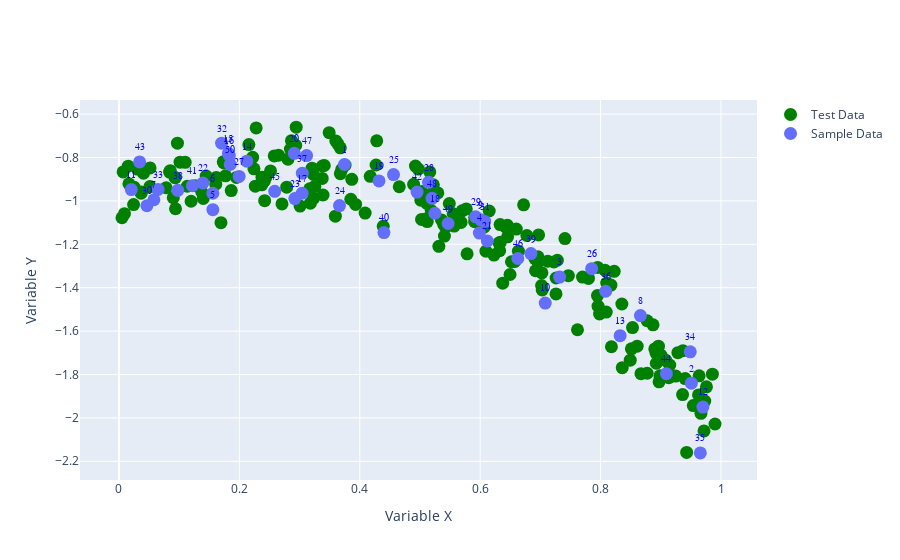

Notebook source saved alongside this figure:
### Markdown cell above
##### Bonus : Evaluation du meilleur degré par validation simple

On rejoue ici l'exemple du cours où on détermine à l'aide d'une base de test le meilleur degré de régression en visualisant le dilemne biais-variance. Cela nous permet d'illustrer le calcul de l'erreur MSE et les `pipeline`de `sklearn`

On commence par créer une base de test avec de nombreux points.

### Code cell
configure_plotly_browser_state()


trace = Scatter(
    x=X,
    y=Y,
    mode='markers+text',
    marker=dict(size=13,color='#636EFA'),
    text=[f"{i+1}" for i in range(50)],
    textposition="top center",
    textfont=dict(
        family="bold",
        size=10,
        color="blue"
    ),
    name="Sample Data",
)

X_test = np.random.random(200)
y_test = -2*X_test**2+X_test-1+0.1*np.random.randn(200)


trace2 = Scatter(
    x=X_test,
    y=y_test,
    mode='markers+text',
    marker=dict(size=13,color='green'),
    name="Test Data",
)
fig = dict(data=[trace2,trace], layout={})
fig['layout']['xaxis'] = dict(title='Variable X')
fig['layout']['yaxis'] = dict(title='Variable Y')

iplot(fig)

### Figure 1 — Plotly figure (JSON) as saved in the notebook; plotly's stock layout.template omitted (floating-point values rounded to 4 significant figures; data arrays with more than 128 entries replaced by an {"elided": "..."} marker saying what was removed)
{"data": [{"marker": {"color": "green", "size": 13}, "mode": "markers+text", "name": "Test Data", "type": "scatter", "x": {"elided": "200 float values"}, "y": {"elided": "200 float values"}}, {"marker": {"color": "#636EFA", "size": 13}, "mode": "markers+text", "name": "Sample Data", "text": ["1", "2", "3", "4", "5", "6", "7", "8", "9", "10", "11", "12", "13", "14", "15", "16", "17", "18", "19", "20", "21", "22", "23", "24", "25", "26", "27", "28", "29", "30", "31", "32", "33", "34", "35", "36", "37", "38", "39", "40", "41", "42", "43", "44", "45", "46", "47", "48", "49", "50"], "textfont": {"color": "blue", "family": "bold", "size": 10}, "textposition": "top center", "type": "scatter", "x": [0.3745, 0.9507, 0.732, 0.5987, 0.156, 0.156, 0.05808, 0.8662, 0.6011, 0.7081, 0.02058, 0.9699, 0.8324, 0.2123, 0.1818, 0.1834, 0.3042, 0.5248, 0.4319, 0.2912, 0.6119, 0.1395, 0.2921, 0.3664, 0.4561, 0.7852, 0.1997, 0.5142, 0.5924, 0.04645, 0.6075, 0.1705, 0.06505, 0.9489, 0.9656, 0.8084, 0.3046, 0.09767, 0.6842, 0.4402, 0.122, 0.4952, 0.03439, 0.9093, 0.2588, 0.6625, 0.3117, 0.5201, 0.5467, 0.1849], "y": [-0.8322, -1.84, -1.351, -1.148, -1.041, -0.9647, -0.9947, -1.529, -1.087, -1.471, -0.9479, -1.95, -1.621, -0.8167, -0.7812, -0.7907, -0.9648, -1.057, -0.9081, -0.7808, -1.185, -0.918, -0.9892, -1.022, -0.8787, -1.312, -0.8873, -0.9143, -1.073, -1.022, -1.095, -0.7338, -0.947, -1.695, -2.161, -1.416, -0.8723, -0.9513, -1.243, -1.146, -0.9297, -0.9595, -0.8202, -1.796, -0.956, -1.266, -0.7911, -0.988, -1.104, -0.8322]}], "layout": {"xaxis": {"title": {"text": "Variable X"}}, "yaxis": {"title": {"text": "Variable Y"}}}}
